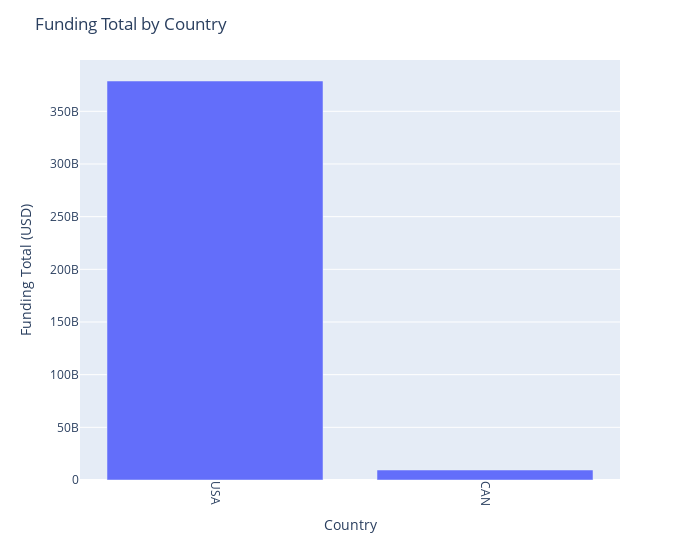

Notebook code cell kept with this figure:
### Markdown cell above
### What are the funding totals by country?

### Code cell
# Calculate funding total by country
funding_by_country = data.groupby('country_code')['funding_total_usd'].sum().sort_values(ascending=False)

# Create a bar plot using Plotly
fig = px.bar(x=funding_by_country.index, y=funding_by_country.values)

# Set the plot title and axis labels
fig.update_layout(title='Funding Total by Country', xaxis_title='Country', yaxis_title='Funding Total (USD)')

# Rotate x-axis labels for better readability
fig.update_xaxes(tickangle=90)

# Adjust the width of the figure
fig.update_layout(width=700)

# Display the plot
fig.show()

### Figure 1 — Plotly figure (JSON) as saved in the notebook; plotly's stock layout.template omitted (floating-point values rounded to 4 significant figures)
{"data": [{"alignmentgroup": "True", "hovertemplate": "x=%{x}<br>y=%{y}<extra></extra>", "legendgroup": "", "marker": {"color": "#636efa", "pattern": {"shape": ""}}, "name": "", "offsetgroup": "", "orientation": "v", "showlegend": false, "textposition": "auto", "type": "bar", "x": ["USA", "CAN"], "xaxis": "x", "y": [378787584848, 9485774037], "yaxis": "y"}], "layout": {"barmode": "relative", "legend": {"tracegroupgap": 0}, "margin": {"t": 60}, "title": {"text": "Funding Total by Country"}, "width": 700, "xaxis": {"anchor": "y", "domain": [0, 1], "tickangle": 90, "title": {"text": "Country"}}, "yaxis": {"anchor": "x", "domain": [0, 1], "title": {"text": "Funding Total (USD)"}}}}
